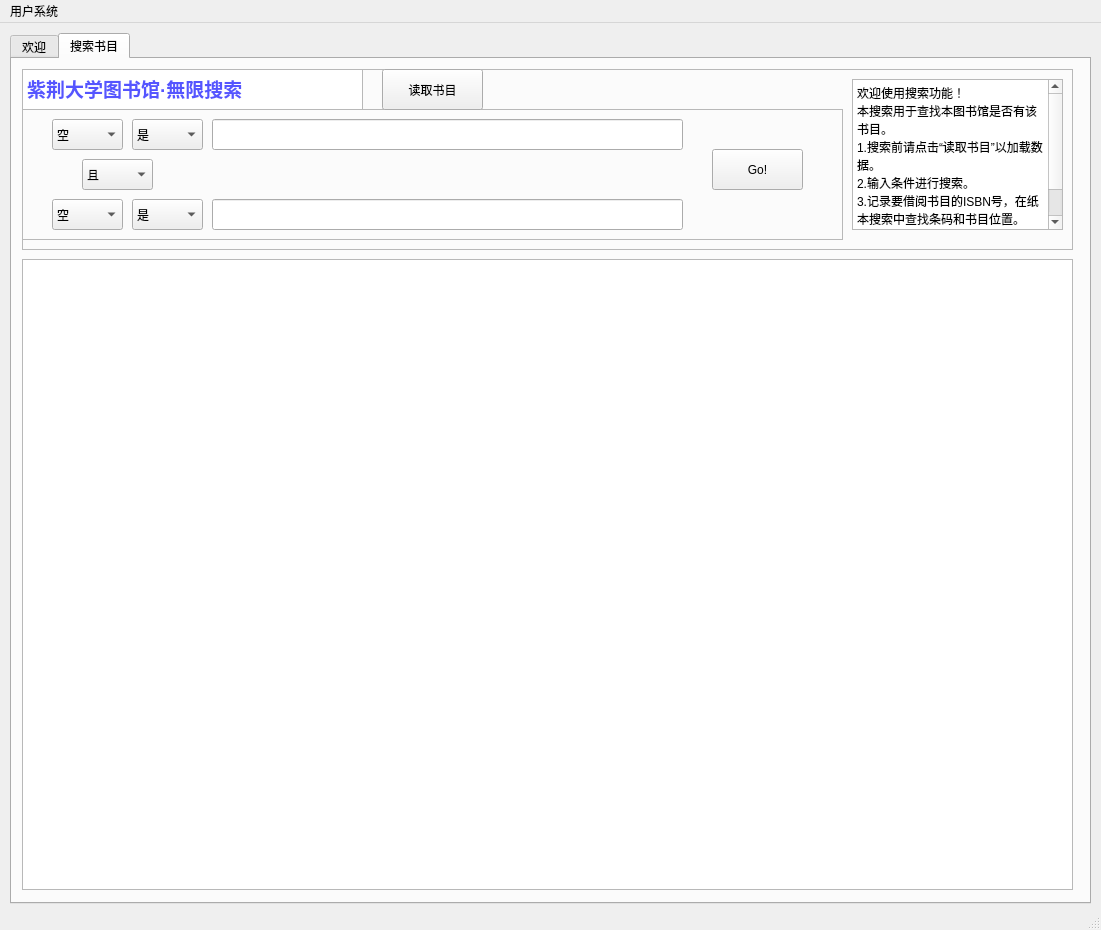
<?xml version="1.0" encoding="UTF-8"?>
<ui version="4.0">
 <class>UserSystem</class>
 <widget class="QMainWindow" name="UserSystem">
  <property name="geometry">
   <rect>
    <x>0</x>
    <y>0</y>
    <width>1101</width>
    <height>930</height>
   </rect>
  </property>
  <property name="windowTitle">
   <string>MainWindow</string>
  </property>
  <widget class="QWidget" name="centralwidget">
   <widget class="QTabWidget" name="tabWidget">
    <property name="geometry">
     <rect>
      <x>10</x>
      <y>10</y>
      <width>1081</width>
      <height>871</height>
     </rect>
    </property>
    <property name="toolTip">
     <string>&lt;html&gt;&lt;head/&gt;&lt;body&gt;&lt;p&gt;&lt;br/&gt;&lt;/p&gt;&lt;/body&gt;&lt;/html&gt;</string>
    </property>
    <property name="currentIndex">
     <number>1</number>
    </property>
    <widget class="QWidget" name="tab_2">
     <attribute name="title">
      <string>欢迎</string>
     </attribute>
    </widget>
    <widget class="QWidget" name="tab">
     <attribute name="title">
      <string>搜索书目</string>
     </attribute>
     <widget class="QFrame" name="upper">
      <property name="geometry">
       <rect>
        <x>10</x>
        <y>10</y>
        <width>1051</width>
        <height>181</height>
       </rect>
      </property>
      <property name="frameShape">
       <enum>QFrame::Shape::StyledPanel</enum>
      </property>
      <property name="frameShadow">
       <enum>QFrame::Shadow::Raised</enum>
      </property>
      <widget class="QTextBrowser" name="zijinguniv">
       <property name="geometry">
        <rect>
         <x>0</x>
         <y>0</y>
         <width>341</width>
         <height>41</height>
        </rect>
       </property>
       <property name="html">
        <string>&lt;!DOCTYPE HTML PUBLIC &quot;-//W3C//DTD HTML 4.0//EN&quot; &quot;http://www.w3.org/TR/REC-html40/strict.dtd&quot;&gt;
&lt;html&gt;&lt;head&gt;&lt;meta name=&quot;qrichtext&quot; content=&quot;1&quot; /&gt;&lt;meta charset=&quot;utf-8&quot; /&gt;&lt;style type=&quot;text/css&quot;&gt;
p, li { white-space: pre-wrap; }
hr { height: 1px; border-width: 0; }
li.unchecked::marker { content: &quot;\2610&quot;; }
li.checked::marker { content: &quot;\2612&quot;; }
&lt;/style&gt;&lt;/head&gt;&lt;body style=&quot; font-family:'Microsoft YaHei UI'; font-size:9pt; font-weight:400; font-style:normal;&quot;&gt;
&lt;p style=&quot; margin-top:0px; margin-bottom:0px; margin-left:0px; margin-right:0px; -qt-block-indent:0; text-indent:0px;&quot;&gt;&lt;span style=&quot; font-size:14pt; font-weight:700; color:#5555ff;&quot;&gt;紫荆大学图书馆·無限搜索&lt;/span&gt;&lt;/p&gt;&lt;/body&gt;&lt;/html&gt;</string>
       </property>
      </widget>
      <widget class="QFrame" name="searchbar">
       <property name="geometry">
        <rect>
         <x>0</x>
         <y>40</y>
         <width>821</width>
         <height>131</height>
        </rect>
       </property>
       <property name="frameShape">
        <enum>QFrame::Shape::StyledPanel</enum>
       </property>
       <property name="frameShadow">
        <enum>QFrame::Shadow::Raised</enum>
       </property>
       <widget class="QLineEdit" name="value1">
        <property name="geometry">
         <rect>
          <x>190</x>
          <y>10</y>
          <width>471</width>
          <height>31</height>
         </rect>
        </property>
       </widget>
       <widget class="QComboBox" name="f1">
        <property name="geometry">
         <rect>
          <x>30</x>
          <y>10</y>
          <width>71</width>
          <height>31</height>
         </rect>
        </property>
        <item>
         <property name="text">
          <string>空</string>
         </property>
        </item>
        <item>
         <property name="text">
          <string>ISBN</string>
         </property>
        </item>
        <item>
         <property name="text">
          <string>书名</string>
         </property>
        </item>
        <item>
         <property name="text">
          <string>作者</string>
         </property>
        </item>
       </widget>
       <widget class="QComboBox" name="c1">
        <property name="geometry">
         <rect>
          <x>110</x>
          <y>10</y>
          <width>71</width>
          <height>31</height>
         </rect>
        </property>
        <item>
         <property name="text">
          <string>是</string>
         </property>
        </item>
        <item>
         <property name="text">
          <string>包括</string>
         </property>
        </item>
        <item>
         <property name="text">
          <string>开头为</string>
         </property>
        </item>
       </widget>
       <widget class="QComboBox" name="logic">
        <property name="geometry">
         <rect>
          <x>60</x>
          <y>50</y>
          <width>71</width>
          <height>31</height>
         </rect>
        </property>
        <item>
         <property name="text">
          <string>且</string>
         </property>
        </item>
        <item>
         <property name="text">
          <string>或</string>
         </property>
        </item>
       </widget>
       <widget class="QPushButton" name="pushButton">
        <property name="geometry">
         <rect>
          <x>690</x>
          <y>40</y>
          <width>91</width>
          <height>41</height>
         </rect>
        </property>
        <property name="text">
         <string>Go!</string>
        </property>
       </widget>
       <widget class="QComboBox" name="c2">
        <property name="geometry">
         <rect>
          <x>110</x>
          <y>90</y>
          <width>71</width>
          <height>31</height>
         </rect>
        </property>
        <item>
         <property name="text">
          <string>是</string>
         </property>
        </item>
        <item>
         <property name="text">
          <string>包括</string>
         </property>
        </item>
        <item>
         <property name="text">
          <string>开头为</string>
         </property>
        </item>
       </widget>
       <widget class="QLineEdit" name="value2">
        <property name="geometry">
         <rect>
          <x>190</x>
          <y>90</y>
          <width>471</width>
          <height>31</height>
         </rect>
        </property>
       </widget>
       <widget class="QComboBox" name="f2">
        <property name="geometry">
         <rect>
          <x>30</x>
          <y>90</y>
          <width>71</width>
          <height>31</height>
         </rect>
        </property>
        <item>
         <property name="text">
          <string>空</string>
         </property>
        </item>
        <item>
         <property name="text">
          <string>ISBN</string>
         </property>
        </item>
        <item>
         <property name="text">
          <string>书名</string>
         </property>
        </item>
        <item>
         <property name="text">
          <string>作者</string>
         </property>
        </item>
       </widget>
      </widget>
      <widget class="QPushButton" name="getbooks">
       <property name="geometry">
        <rect>
         <x>360</x>
         <y>0</y>
         <width>101</width>
         <height>41</height>
        </rect>
       </property>
       <property name="text">
        <string>读取书目</string>
       </property>
      </widget>
      <widget class="QTextBrowser" name="textBrowser">
       <property name="geometry">
        <rect>
         <x>830</x>
         <y>10</y>
         <width>211</width>
         <height>151</height>
        </rect>
       </property>
       <property name="html">
        <string>&lt;!DOCTYPE HTML PUBLIC &quot;-//W3C//DTD HTML 4.0//EN&quot; &quot;http://www.w3.org/TR/REC-html40/strict.dtd&quot;&gt;
&lt;html&gt;&lt;head&gt;&lt;meta name=&quot;qrichtext&quot; content=&quot;1&quot; /&gt;&lt;meta charset=&quot;utf-8&quot; /&gt;&lt;style type=&quot;text/css&quot;&gt;
p, li { white-space: pre-wrap; }
hr { height: 1px; border-width: 0; }
li.unchecked::marker { content: &quot;\2610&quot;; }
li.checked::marker { content: &quot;\2612&quot;; }
&lt;/style&gt;&lt;/head&gt;&lt;body style=&quot; font-family:'Microsoft YaHei UI'; font-size:9pt; font-weight:400; font-style:normal;&quot;&gt;
&lt;p style=&quot; margin-top:0px; margin-bottom:0px; margin-left:0px; margin-right:0px; -qt-block-indent:0; text-indent:0px;&quot;&gt;欢迎使用搜索功能！&lt;/p&gt;
&lt;p style=&quot; margin-top:0px; margin-bottom:0px; margin-left:0px; margin-right:0px; -qt-block-indent:0; text-indent:0px;&quot;&gt;本搜索用于查找本图书馆是否有该书目。&lt;/p&gt;
&lt;p style=&quot; margin-top:0px; margin-bottom:0px; margin-left:0px; margin-right:0px; -qt-block-indent:0; text-indent:0px;&quot;&gt;1.搜索前请点击“读取书目”以加载数据。&lt;/p&gt;
&lt;p style=&quot; margin-top:0px; margin-bottom:0px; margin-left:0px; margin-right:0px; -qt-block-indent:0; text-indent:0px;&quot;&gt;2.输入条件进行搜索。&lt;/p&gt;
&lt;p style=&quot; margin-top:0px; margin-bottom:0px; margin-left:0px; margin-right:0px; -qt-block-indent:0; text-indent:0px;&quot;&gt;3.记录要借阅书目的ISBN号，在纸本搜索中查找条码和书目位置。&lt;/p&gt;
&lt;p style=&quot; margin-top:0px; margin-bottom:0px; margin-left:0px; margin-right:0px; -qt-block-indent:0; text-indent:0px;&quot;&gt;4.表中内容的更改不会被同步到数据库。&lt;/p&gt;&lt;/body&gt;&lt;/html&gt;</string>
       </property>
      </widget>
     </widget>
     <widget class="QTableView" name="tableView">
      <property name="geometry">
       <rect>
        <x>10</x>
        <y>200</y>
        <width>1051</width>
        <height>631</height>
       </rect>
      </property>
     </widget>
    </widget>
   </widget>
  </widget>
  <widget class="QMenuBar" name="menubar">
   <property name="geometry">
    <rect>
     <x>0</x>
     <y>0</y>
     <width>1101</width>
     <height>18</height>
    </rect>
   </property>
   <widget class="QMenu" name="menu">
    <property name="title">
     <string>用户系统</string>
    </property>
   </widget>
   <addaction name="menu"/>
  </widget>
  <widget class="QStatusBar" name="statusbar"/>
 </widget>
 <resources/>
 <connections/>
</ui>
